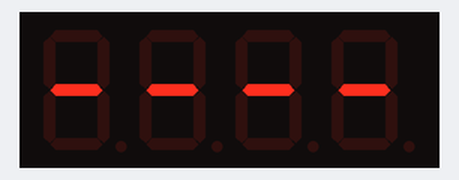
A sketch run on a simulated Arduino Uno, built with avr-gcc and run on an emulated ATmega328P. Shown: 4-digit seven-segment display. Wiring (inferred from the names in the program): 4-digit 7-segment display, segments lit when HIGH: segments pin 2, pin 3, pin 4, pin 5, pin 6, pin 7, pin 8; digit selects pin 9, pin 10, pin 11, pin 12. The segment pins are drawn as the display they are named for.

Above: at 0.1 s.
At 4.1 s:
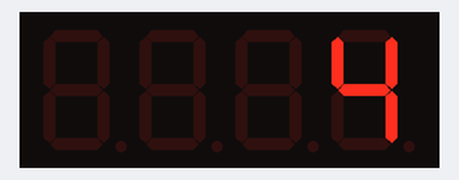
At 9.1 s:
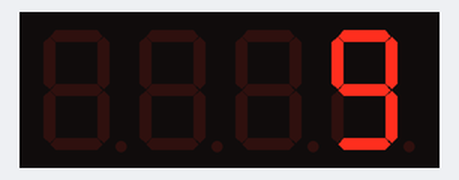
At 19.1 s:
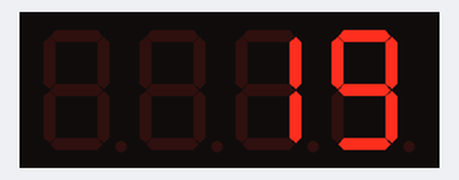
At 28.1 s:
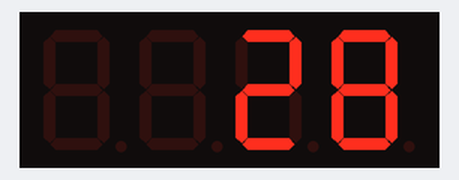
At 38.2 s:
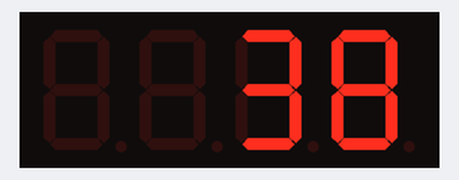

Measured:
- what the display in image 0 shows lasts 1.1 s, from 0.0 s to 1.1 s

The sketch:

7seg.ino
```cpp
/**PINS**/
int segPins[7] = {2,3,4,5,6,7,8};
int dispPins[4] = {12,11,10,9};
/*******/

/**DISPLAY GLOBALS**/
int displayedContent[4] = {13,13,13,13}; //initialize with four dashes, change to {12,12,12,12} for empty display
int currentDisplay = 0;
unsigned long lastRefreshTime = 0;
int refreshInterval = 1;
int dispToRefresh = 0;
/*******************/

/**SEGMENTS MAPPING**/
int segments[14][7] =
{
// A B C D E F G
  {1,1,1,1,1,1,0}, //0
  {0,1,1,0,0,0,0}, //1
  {1,1,0,1,1,0,1}, //2
  {1,1,1,1,0,0,1}, //3
  {0,1,1,0,0,1,1}, //4
  {1,0,1,1,0,1,1}, //5
  {1,0,1,1,1,1,1}, //6
  {1,1,1,0,0,0,0}, //7
  {1,1,1,1,1,1,1}, //8
  {1,1,1,1,0,1,1}, //9
  {1,0,0,1,1,1,1}, //10 - E
  {0,0,0,0,1,0,1}, //11 - r
  {0,0,0,0,0,0,0}, //12 - empty
  {0,0,0,0,0,0,1}  //13 - dash
};
/*********************/


void setup() {
  for(int i = 0 ; i<7 ; i++){
    pinMode(segPins[i], OUTPUT);
  }
  for(int i = 0 ; i <4 ; i++){
    pinMode(dispPins[i],OUTPUT);
  }
}

void clearDisplay(){
  for(int i = 0 ; i < 7 ; i++)
  {
    digitalWrite(segPins[i],0);
  }
}

void printDigit(int digit,int disp){
  clearDisplay();
  //set display
  for(int i = 0 ; i <4 ; i++){
    if(disp==i)
    {
      digitalWrite(dispPins[i],LOW);
    }
    else
    {
      digitalWrite(dispPins[i],HIGH);
    }
  }
  //set segments
  for(int i = 0 ; i<7; i++){
     digitalWrite(segPins[i],segments[digit][i]);
  }
}

void refreshDisplay(){
  if(millis() > lastRefreshTime + refreshInterval){
    printDigit(displayedContent[dispToRefresh],dispToRefresh);
    dispToRefresh++;
    lastRefreshTime=millis();
    if(dispToRefresh>3)
    {
      dispToRefresh=0;
    }
  }
}

void displayNumber(int x){
  if(x>9999 || x<0){
    displayedContent[3] = 10;
    displayedContent[2] = 11;
    displayedContent[1] = 11;
    displayedContent[0] = 12;
    return;
  }

  //split the number into single digits
  int a = x%10000/1000;
  int b = x%1000/100;
  int c = x%100/10;
  int d = x%10;

  //remove unnecessary zeros
  if(x<10){
    c=12;
  }
  if(x<100){
    b=12;
  }
  if(x<1000){
    a=12;
  }

  //write to global display variable
  displayedContent[3] = a;
  displayedContent[2] = b;
  displayedContent[1] = c;
  displayedContent[0] = d;
}


/**TEST - SAFE TO REMOVE**/
unsigned long lastCountTime = 0;
int countInterval = 1000;
int count = 0;

void countUp(){
  if(millis()>lastCountTime+countInterval)
     {
        count++;
        lastCountTime=millis();
        displayNumber(count);
     }
}
/*************************/

void loop(){
     refreshDisplay();

     /**TEST - SAFE TO REMOVE**/
     countUp();
     /************************/


}
```
